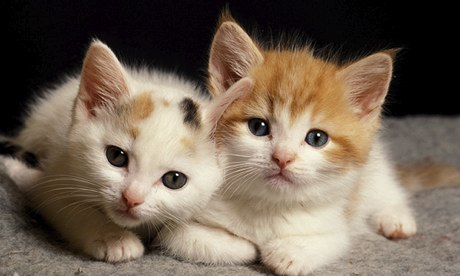
#> input picture cat1.jpg, 460 x 276 px
$ python test1.py
#> lines starting #> are read from the running program, lines starting #| are printed output that depends on the picture
import cv2
import imutils


image = cv2.imread('cat1.jpg')
#> image is the input picture: shape (276, 460, 3); mean B, G, R 85.9, 101.2, 116.1

(h, w, d) = image.shape
#> h = 276; w = 460; d = 3
print("width={}, height={}, depth={}".format(w, h, d))
#| width=460, height=276, depth=3

(B, G, R) = image[100, 50]
#> B = 131; G = 147; R = 160
print(" R={}, G={}, B={}".format(R, G, B))
#|  R=160, G=147, B=131

roi = image[70:160, 220:420]
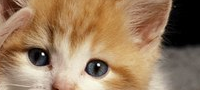
#> roi: shape (90, 200, 3); mean B, G, R 94.8, 124.3, 153.6
cv2.imshow('ROI', roi)

resized = cv2.resize(image, (200, 200))
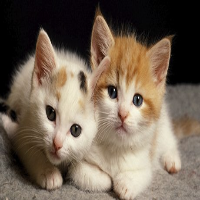
#> resized: shape (200, 200, 3); mean B, G, R 85.8, 101.1, 116
cv2.imshow('RESIZED', resized)

cv2.imshow('Image', image)
cv2.waitKey(0)

$ run again, with cat2.jpg copied over cat1.jpg
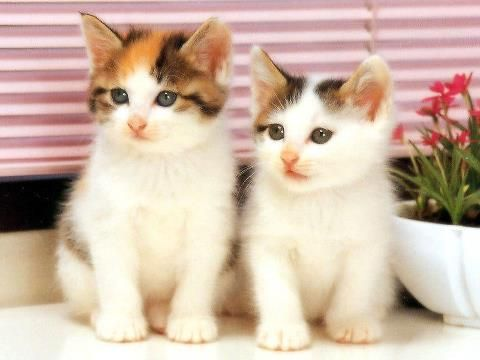
#> input picture cat2.jpg, 480 x 360 px
#> image is the input picture: shape (360, 480, 3); mean B, G, R 169.7, 187.3, 209.8
#| width=480, height=360, depth=3
#> B = 112; G = 111; R = 183
#|  R=183, G=111, B=112
#> `roi = image[70:160, 220:420]`:
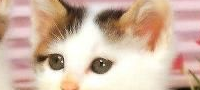
#> roi: shape (90, 200, 3); mean B, G, R 164.2, 182.5, 209.4
#> `resized = cv2.resize(image, (200, 200))`:
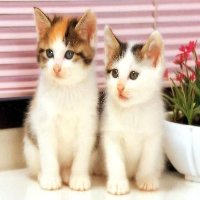
#> resized: shape (200, 200, 3); mean B, G, R 169.6, 187.3, 209.7

$ run again, with sheep.png saved as cat1.jpg
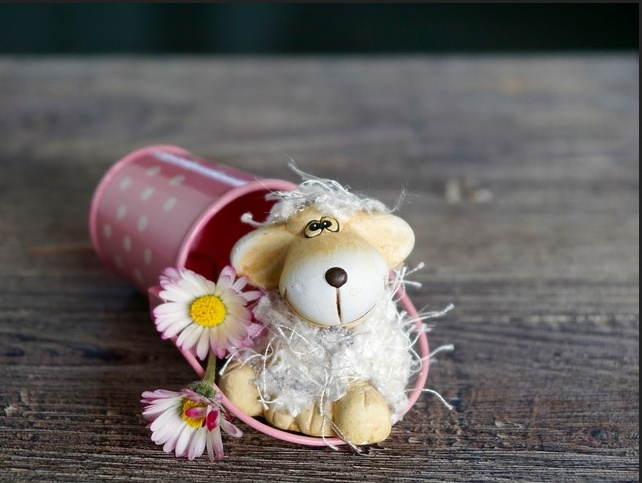
#> input picture sheep.png, 642 x 483 px
#> image is the input picture: shape (483, 642, 3); mean B, G, R 96.5, 98.4, 104.2
#| width=642, height=483, depth=3
#> B = 103; G = 100; R = 102
#|  R=102, G=100, B=103
#> `roi = image[70:160, 220:420]`:
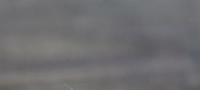
#> roi: shape (90, 200, 3); mean B, G, R 112.4, 110.3, 110.8
#> `resized = cv2.resize(image, (200, 200))`:
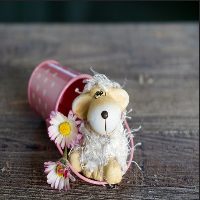
#> resized: shape (200, 200, 3); mean B, G, R 96.3, 98.2, 104
